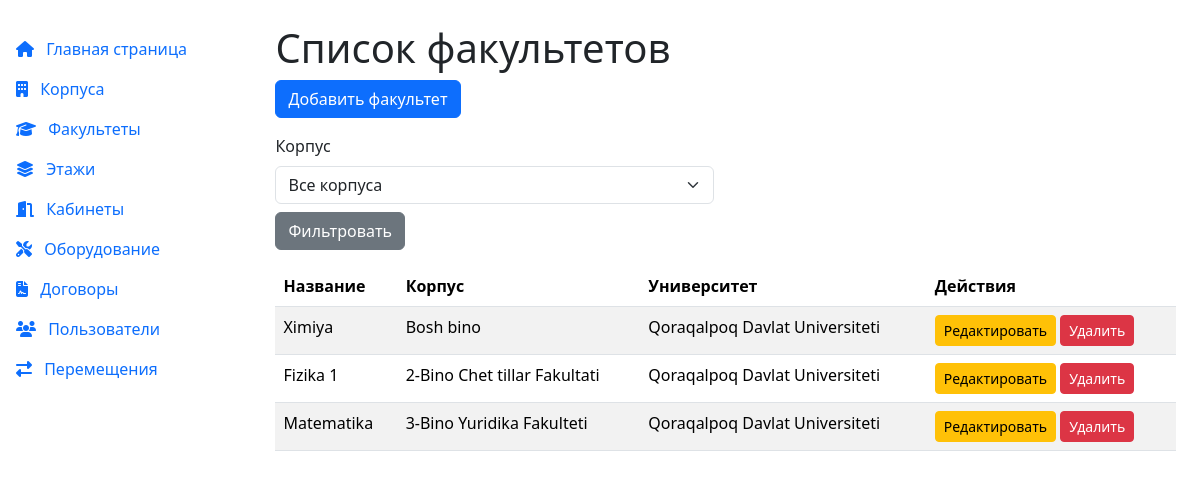
Screenshot of /custom_admin/faculties/ (signed in) with the database file from the repository.
### university/models.py (models this page shows, shortened)
class Faculty(models.Model):    # Факультет
    building = models.ForeignKey(
        'Building',
        on_delete=models.CASCADE,
        related_name='faculties',
        verbose_name="Корпус"
    )
    floor = models.ForeignKey(
        'Floor',
        on_delete=models.SET_NULL,
        null=True,
        blank=True,
        related_name='faculties',
        verbose_name="Этаж"
    )
    name = models.CharField(max_length=255, verbose_name="Название факультета")
    photo = models.ImageField(upload_to='faculty_photos/', null=True, blank=True, verbose_name="Фото факультета")
    class Meta:
        verbose_name = "Факультет"
        verbose_name_plural = "Факультеты"
        unique_together = ('building', 'name')

class Building(models.Model):   # Корпус
    university = models.ForeignKey(
        'University',
        on_delete=models.CASCADE,
        related_name='buildings',
        verbose_name="Университет"
    )
    name = models.CharField(max_length=100, verbose_name="Название корпуса")
    address = models.TextField(verbose_name="Адрес корпуса", blank=True)
    photo = models.ImageField(upload_to='building_photos/', null=True, blank=True, verbose_name="Фото корпуса")
    class Meta:
        verbose_name = "Корпус"
        verbose_name_plural = "Корпуса"

class University(models.Model):  # Университет
    name = models.CharField(max_length=255, verbose_name="Название университета")
    address = models.TextField(verbose_name="Адрес")
    logo = models.ImageField(upload_to='university_logos/', null=True, blank=True, verbose_name="Логотип")
    class Meta:
        verbose_name = "Университет"
        verbose_name_plural = "Университеты"

### custom_admin/views.py (the view)
# urls.py: path('faculties/', views.FacultyListView.as_view(), name='faculty_list'),
class FacultyListView(AdminOrManagerMixin, ListView):
    model = Faculty
    template_name = 'custom_admin/faculty_list.html'
    context_object_name = 'faculties'
    paginate_by = 10
    def get_queryset(self):
        queryset = Faculty.objects.all().select_related('building__university')
        building_id = self.request.GET.get('building')
        if building_id:
            queryset = queryset.filter(building_id=building_id)
        return queryset
    def get_context_data(self, **kwargs):
        context = super().get_context_data(**kwargs)
        context['buildings'] = Building.objects.all()
        return context

### custom_admin/views.py (called while the page is built)
    def dispatch(self, request, *args, **kwargs):
        if not request.user.is_authenticated:
            return redirect('custom_admin:login')
        if not (request.user.is_admin() or request.user.is_manager()):
            return render(request, 'custom_admin/error.html', {
                'error': 'Доступ только для администраторов или менеджеров'
            }, status=403)
        return super().dispatch(request, *args, **kwargs)

### user/models.py (called while the page is built)
    def is_admin(self):
        return self.role == self.Role.ADMIN

### custom_admin/templates/custom_admin/faculty_list.html (shortened to what this page needs)
{% extends 'custom_admin/base.html' %}
{% block content %}
    <h1>Список факультетов</h1>
    <a href="{% url 'custom_admin:faculty_create' %}" class="btn btn-primary mb-3">Добавить факультет</a>
    <form method="get" class="mb-3">
        <div class="row">
            <div class="col-md-6">
                <label for="building" class="form-label">Корпус</label>
                <select name="building" id="building" class="form-select">
                    <option value="">Все корпуса</option>
                </select>
            </div>
        </div>
        <button type="submit" class="btn btn-secondary mt-2">Фильтровать</button>
    </form>
    <table class="table table-striped">
        <thead>
            <tr>
                <th>Название</th>
                <th>Корпус</th>
                <th>Университет</th>
                <th>Действия</th>
            </tr>
        </thead>
        <tbody>
            {% for faculty in faculties %}
                <tr>
                    <td>{{ faculty.name }}</td>
                    <td>{{ faculty.building.name }}</td>
                    <td>{{ faculty.building.university.name }}</td>
                    <td>
                        <a href="{% url 'custom_admin:faculty_edit' faculty.pk %}" class="btn btn-sm btn-warning">Редактировать</a>
                        <a href="{% url 'custom_admin:faculty_delete' faculty.pk %}" class="btn btn-sm btn-danger">Удалить</a>
                    </td>
                </tr>
            {% empty %}
                <tr>
                    <td colspan="4">Факультеты не найдены.</td>
                </tr>
            {% endfor %}
        </tbody>
    </table>
{% endblock %}

### rows the page displays
Faculty: name "Ximiya", building.name "Bosh bino", building.university.name "Qoraqalpoq Davlat Universiteti"
Faculty: name "Fizika 1", building.name "2-Bino Chet tillar Fakultati", building.university.name "Qoraqalpoq Davlat Universiteti"
Faculty: name "Matematika", building.name "3-Bino Yuridika Fakulteti", building.university.name "Qoraqalpoq Davlat Universiteti"
